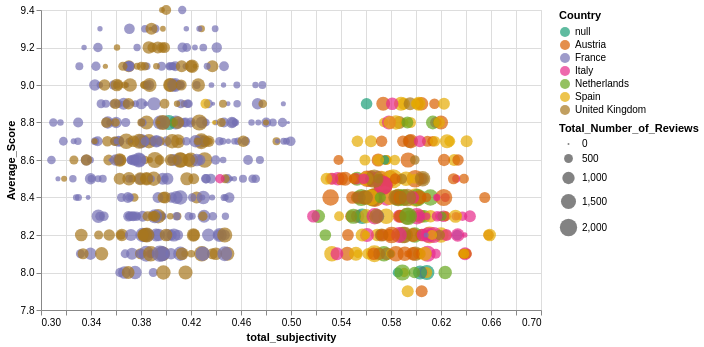

The specification (Vega-Lite) saved for this image:
### Vega-Lite specification from a JSON file in a GitHub repository (floating-point values rounded to 4 significant figures; data arrays with more than 128 entries replaced by an {"elided": "..."} marker saying what was removed)
{"config": {"view": {"continuousWidth": 400, "continuousHeight": 300}}, "data": {"name": "data-2176d9705fffd14b91c21b6e4cceb310"}, "mark": "circle", "encoding": {"color": {"type": "nominal", "field": "Country", "scale": {"scheme": "dark2"}}, "size": {"type": "quantitative", "field": "Total_Number_of_Reviews"}, "x": {"type": "quantitative", "field": "total_subjectivity", "scale": {"zero": false}}, "y": {"type": "quantitative", "field": "Average_Score", "scale": {"zero": false}}}, "width": 500, "$schema": "https://vega.github.io/schema/vega-lite/v4.8.1.json", "datasets": {"data-2176d9705fffd14b91c21b6e4cceb310": {"elided": "646 records"}}}
